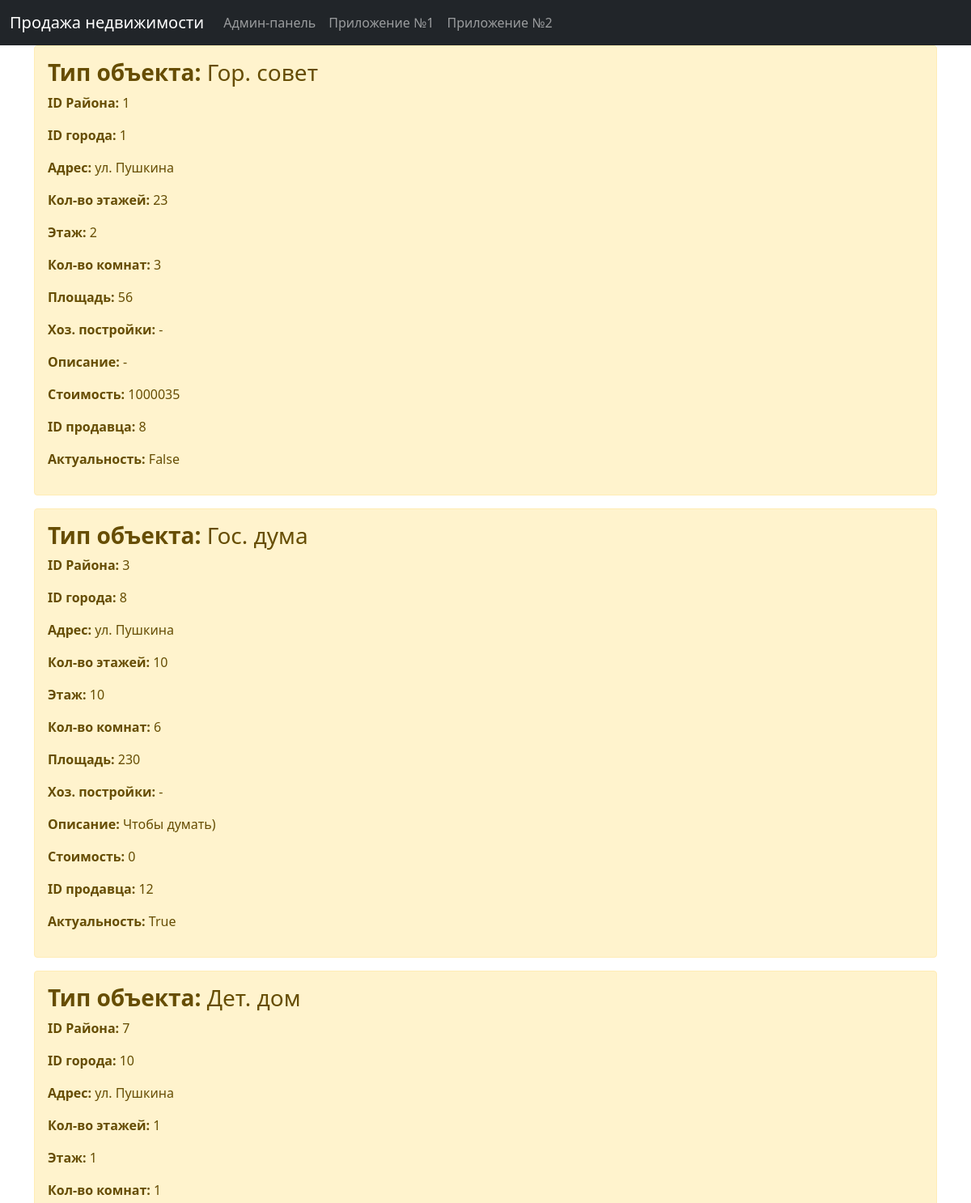
The page /api/vl/data/logic1 (upper part) on the database as committed earlier.
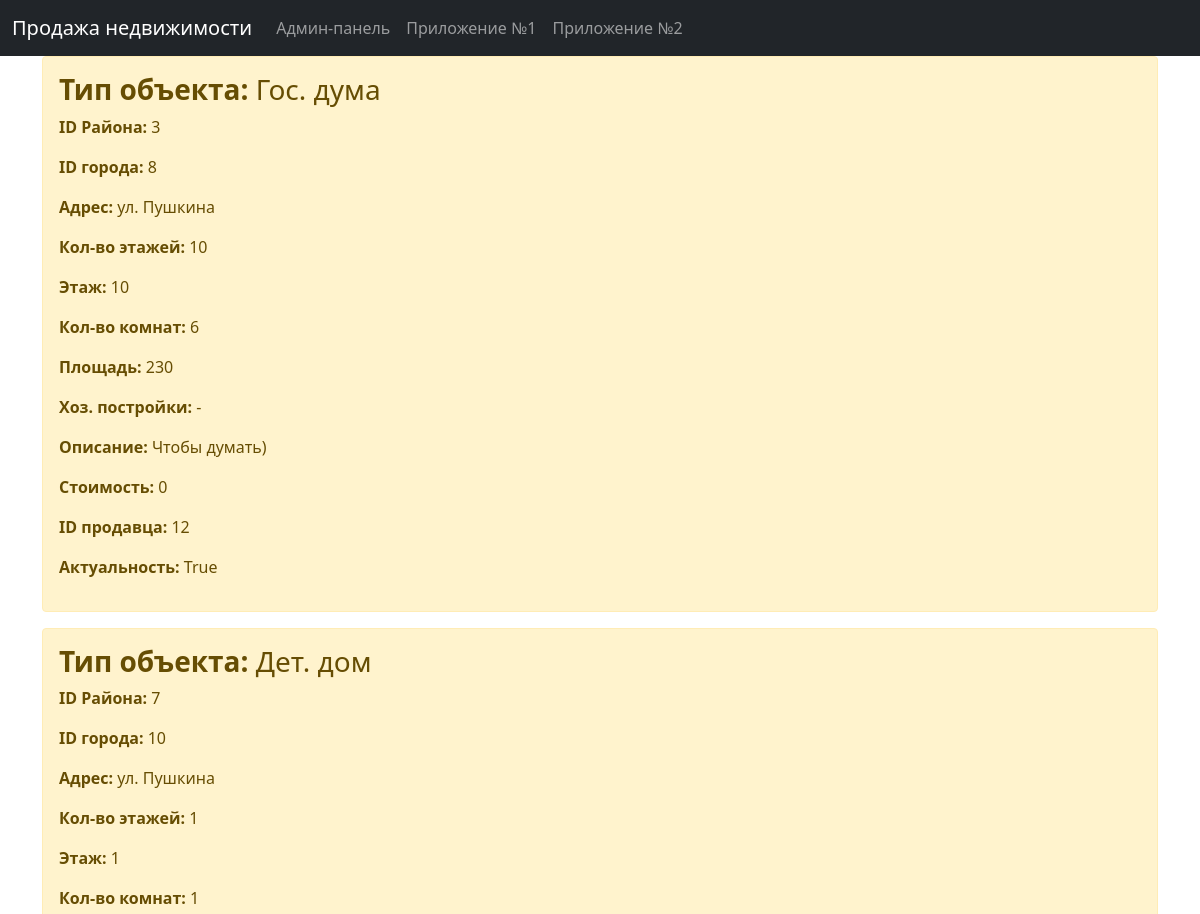
The same page on the database as committed later.
### projectApp/models.py (models this page shows, shortened)
class Predlozheniya(models.Model):
  id = models.AutoField(primary_key=True)
  object_type = models.CharField("Тип объекта", max_length=50)
  id_rayona = models.ForeignKey(Rayoni, verbose_name="ID Района", on_delete=models.CASCADE)
  id_goroda = models.ForeignKey(Gorod, verbose_name="ID Города", on_delete=models.CASCADE)
  adres = models.CharField("Адрес", max_length=255)
  kolvo_etashei = models.IntegerField("Кол-во этажей", max_length=3)
  etash = models.IntegerField("Этаж", max_length=3)
  kolvo_komnat = models.IntegerField("Кол-во комнат", max_length=2)
  plozhad = models.IntegerField("Площадь", max_length=4)
  xoz_postroyki = models.CharField("Хоз. постройки", max_length=50)
  opisanie = models.CharField("Описание", max_length=255)
  stoimost = models.IntegerField("Стоимость", max_length=15)
  id_prodavca = models.ForeignKey(Polzovateli, verbose_name="ID Продавца", on_delete=models.CASCADE)
  actualnost = models.BooleanField("Актуальность")
  class Meta:
    ordering = ('object_type', 'id_rayona', 'id_goroda', 'adres', 'kolvo_etashei', 'etash', 'kolvo_komnat', 'plozhad', 'xoz_postroyki', 'opisanie', 'stoimost', 'id_prodavca', 'actualnost')
    verbose_name = "Предложения"
    verbose_name_plural = "Предложения"

class Rayoni(models.Model):
  id = models.AutoField(primary_key=True)
  name = models.CharField("Наименование района", max_length=100)
  def __str__(self):
    return str(self.id)
  class Meta:
    ordering = ('id', 'name')
    verbose_name = "Районы"
    verbose_name_plural = "Районы"

class Gorod(models.Model):
  id = models.AutoField(primary_key=True)
  name = models.CharField("Наименование города", max_length=100)
  def __str__(self):
    return str(self.id)
  class Meta:
    ordering = ('id', 'name')
    verbose_name = "Города"
    verbose_name_plural = "Города"

class Polzovateli(models.Model):
  id = models.AutoField(primary_key=True)
  familia = models.CharField("Фамилия", max_length=50)
  name = models.CharField("Имя", max_length=50)
  otchestvo = models.CharField("Отчество", max_length=50)
  passport = models.CharField("Паспорт", max_length=255)
  nomer_telefona = models.IntegerField("Номер телефона", max_length=11)
  login = models.CharField("Логин", max_length=50)
  password = models.CharField("Пароль", max_length=255)
  id_role = models.ForeignKey(Role, verbose_name="ID Роли", on_delete=models.CASCADE)
  def __str__(self):
    return str(self.id)
  class Meta:
    ordering = ('familia', 'name', 'otchestvo', 'passport', 'nomer_telefona', 'login', 'password', 'id_role')
    verbose_name = "Пользователи"
    verbose_name_plural = "Пользователи"

### projectApp/views.py (the view)
# urls.py: path('logic1', logic1),
def logic1(request):
  lo = Predlozheniya.objects.all()
  return render(request, "projectApp/first.html", {"lo": lo})

### projectApp/templates/projectApp/first.html (shortened to what this page needs)
<!DOCTYPE html>
<html lang="en">
<head>
  <link href="https://cdn.jsdelivr.net/npm/bootstrap@5.0.0-beta1/dist/css/bootstrap.min.css" rel="stylesheet">
</head>
<body>
  <nav class="navbar navbar-expand-lg navbar-dark bg-dark">
    <div class="container-fluid">
      <a class="navbar-brand" href="#">Продажа недвижимости</a>
      <div class="collapse navbar-collapse" id="navbarNav">
        <ul class="navbar-nav">
          <li class="nav-item">
            <a class="nav-link" href="/admin">Админ-панель</a>
          </li>
          <li class="nav-item">
            <a class="nav-link" href="/logic1">Приложение №1</a>
          </li>
          <li class="nav-item">
            <a class="nav-link" href="/logic2">Приложение №2</a>
          </li>
        </ul>
      </div>
    </div>
  </nav>
  <div class = "container">
    {% for el in lo %}
      <div class = "alert alert-warning">
        <h3><b>Тип объекта:</b> {{el.object_type}}</h3>
        <p><b>ID Района:</b> {{el.id_rayona}}</p>
        <p><b>ID города:</b> {{el.id_goroda}}</p>
        <p><b>Адрес:</b> {{el.adres}}</p>
        <p><b>Кол-во этажей:</b> {{el.kolvo_etashei}}</p>
        <p><b>Этаж:</b> {{el.etash}}</p>
        <p><b>Кол-во комнат:</b> {{el.kolvo_komnat}}</p>
        <p><b>Площадь:</b> {{el.plozhad}}</p>
        <p><b>Хоз. постройки:</b> {{el.xoz_postroyki}}</p>
        <p><b>Описание:</b> {{el.opisanie}}</p>
        <p><b>Стоимость:</b> {{el.stoimost}}</p>
        <p><b>ID продавца:</b> {{el.id_prodavca}}</p>
        <p><b>Актуальность:</b> {{el.actualnost}}</p>
      </div>
    {% endfor %}
  </div>
</body>
</html>

Rows that differ between the two databases and show on the page:
removed Predlozheniya: object_type "Гор. совет", id_rayona "1", id_goroda "1", adres "ул. Пушкина", kolvo_etashei "23", etash "2", kolvo_komnat "3", plozhad "56", xoz_postroyki "-", opisanie "-", stoimost "1000035", id_prodavca "8", actualnost "False"
